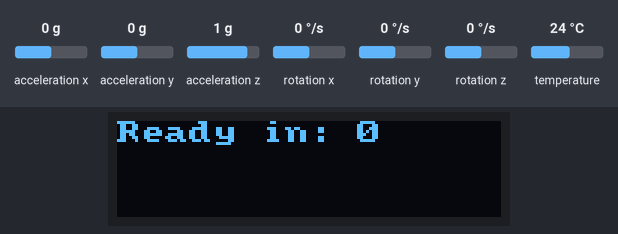
This sketch was run on a simulated Arduino Uno, built with avr-gcc and run on an emulated ATmega328P. On the bench: 128×32 one-colour display. Wiring (inferred from the names in the program): MPU-6050 motion sensor at I2C address 0x68. Inputs (shaded band) come from the test bench; at power-on: acceleration z 1 g, acceleration x 0 g, acceleration y 0 g, rotation x 0 °/s, rotation y 0 °/s, rotation z 0 °/s, temperature 24 °C. What the sketch prints to the serial monitor is not drawn.

Above: at 6.9 s.
7.0 s: acceleration z set to 0 g
At 8.7 s:
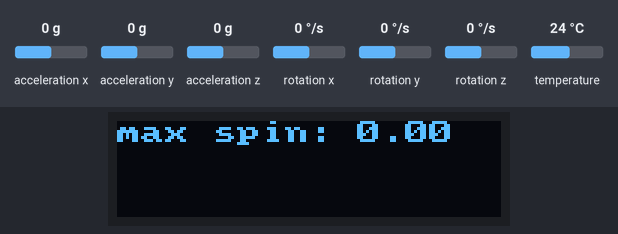
At 10.1 s:
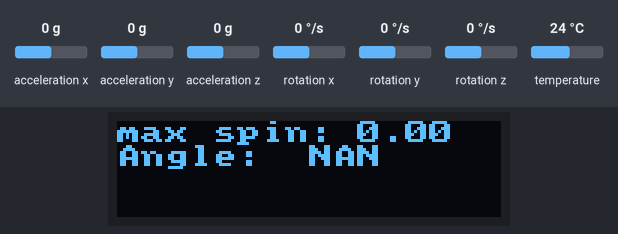
Timing chart, 0 to 11.6 s (numbered marks = the images above; inputs shaded):
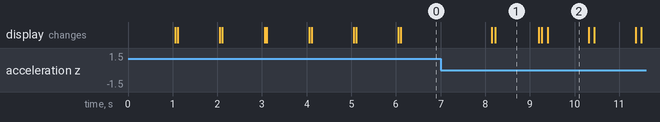

Measured:
- after the input at 7.0 s, the display: first differs from a run without the input after 2.4 s (image 2)
- what the display in image 1 shows lasts 1.0 s, from 8.2 s to 9.2 s
- what the display in image 2 shows lasts 0.9 s, from 9.4 s to 10.3 s

The sketch:

MPU6050_main_with_motion_and_timer.ino
```cpp
#include <math.h>
#include <Adafruit_MPU6050.h>
#include <Adafruit_Sensor.h>
#include "U8x8lib.h"
#include "Wire.h"

U8X8_SSD1306_128X32_UNIVISION_HW_I2C oled(U8X8_PIN_NONE);

// Clear the display no more than once per second
const int MAX_REFRESH = 1000;
unsigned long lastClear = 0;

Adafruit_MPU6050 mpu;

const int MPU_addr=0x68;
int16_t AcX,AcY,AcZ,Tmp,GyX,GyY,GyZ;

int minVal=265;
int maxVal=402;

double angle_x;
double angle_y;
double angle_z;

// parameters for calculating spin
double abs_spin = 0;
double max_spin = 0;
double rad_rpmconvert = 9.549297; // conversion from rad/sec to rpm

// parameters for calculating angle
int angle_state = 0;

double sqrt_mag = 0;
double tilt_angle = 0;
double tilt_angle_degrees = 0;
double ax = 0;
double ay = 0;
double az = 0;

//countdown and sampling timer
unsigned long timer = 6; //counter
unsigned long countdown = 6;
unsigned long sampling = 2; //set the sampling time

unsigned long cd; //countdown timer
unsigned long cd1; //countdown timer

unsigned long cdt;
unsigned long cdt1;

//final results variables
double max_spin_final = 0;
double angle_display = 0; //sample numbers
int i = 0; //used to loop through the array that stores the angle values
int j = 0;
int state = 0; //used to stop the average angle counting function

// variables for calculating wind up
int sampleInterval = 10;  // in milliseconds
int sampleRate = 1000 / sampleInterval;  // can edit the sample rate (1 second / delay time per sample (sampleInterval))
int motionDetect = 0;
int windDetect = 0;

double deltatime = 10 / (double) sampleRate; // adjust with our sample rate

double windMag = 0;
double previous_windMag = 0;
double derivative_mag = 0;
double previous_derivative = 0;

unsigned long before = millis();

// variables for sensor sampling function
unsigned long sampleDelay = 1e6/sampleRate; //Time(μs) between samples
unsigned long timeStart = 0;              //Start time timing variable
unsigned long timeEnd = 0;                  //End time timing variable
int sampleTime = 0; // Time of last sample

void setup() {
  // put your setup code here, to run once:
  setupDisplay();
  Serial.begin(9600);

  Wire.begin();
  Wire.beginTransmission(MPU_addr);
  Wire.write(0x6B);
  Wire.write(0);
  Wire.endTransmission(true);

	if (!mpu.begin()) {
		Serial.println("Failed to find MPU6050 chip");
		while (1) {
		  delay(10);
		}
	}
	Serial.println("MPU6050 Found!");

	// set accelerometer range to +-8G
	mpu.setAccelerometerRange(MPU6050_RANGE_8_G);

	// set gyro range to +- 2000 deg/s
	mpu.setGyroRange(MPU6050_RANGE_2000_DEG);

	// set filter bandwidth to 21 Hz
	mpu.setFilterBandwidth(MPU6050_BAND_21_HZ);

  //initialize the timers
  cd1 = millis();
  cdt1 = millis();
}

void loop() {
  // put your main code here, to run repeatedly:

  cd = millis(); //start the countdown timer
  cdt = millis();

  if(timer>0){
    if(cd - cd1 >= 1000){ //check if a second has passed
      timer = timer - 1;
      cd1 = cd; //reset the timing
    }
    if(cdt - cdt1 >= 1000){
      if(countdown > 0){
        countdown = countdown - 1;
        Serial.print("Ready in: ");
        Serial.println(countdown);
        String countdown_s = String(countdown);
        String countdown_statement = "Ready in: " + countdown_s;
        writeDisplay(countdown_statement.c_str(), 0, true);
      }
      cdt1 = cdt; //reset the countdown display time
    }
  }
  else{
    sensors_event_t a, g, temp;
    mpu.getEvent(&a, &g, &temp);

    // gets angle from accelerometer
    Wire.beginTransmission(MPU_addr);
    Wire.write(0x3B);
    Wire.endTransmission(false);
    Wire.requestFrom(MPU_addr,14,true);
    AcX=Wire.read()<<8|Wire.read();
    AcY=Wire.read()<<8|Wire.read();
    AcZ=Wire.read()<<8|Wire.read();
    int xAng = map(AcX,minVal,maxVal,-90,90);
    int yAng = map(AcY,minVal,maxVal,-90,90);
    int zAng = map(AcZ,minVal,maxVal,-90,90);

    angle_x = RAD_TO_DEG * (atan2(-yAng, -zAng)+PI);  // changes when rotating the frisbee
    angle_y = RAD_TO_DEG * (atan2(-xAng, -zAng)+PI);  // changes when rotating the frisbee
    angle_z = RAD_TO_DEG * (atan2(-yAng, -xAng)+PI);  // changes when spinning

    double spin_rpm_z = rad_rpmconvert * g.gyro.z;

    // main code for detection of wind up
    if(windDetect == 0){
      unsigned long now = millis();
      if(sampleSensors() && Serial.availableForWrite()){
        unsigned long now = millis();

        if(now - before >= 10 / deltatime){ // adjusted to help with motion calculation
          // calculates the derivative process
          windMag = sqrt(sq(ax) + sq(ay) + sq(az));
          derivative_mag = (windMag - previous_windMag) / deltatime;
          Serial.println(derivative_mag);

          previous_windMag = windMag;
          before = now;
        }
        if(derivative_mag > 25 || derivative_mag < -25){  // detects winding up motion
          motionDetect = 1;
          windDetect = 1;
          before = millis();
        }
      }
    }
    else if(windDetect == 1){
      // main code for detecting maximum spin
      if(spin_rpm_z < 0){
        abs_spin = -1 * spin_rpm_z;
      }
      else{
        abs_spin = spin_rpm_z;
      }

      if(max_spin <= abs_spin){
        max_spin = abs_spin;
      }

      // main code for detecting angle
      ax = a.acceleration.x;
      ay = a.acceleration.y;
      az = a.acceleration.z;

      if(angle_state == 0){ // to calculate the instant angle of throw (using tilt angle calculation)
        unsigned long now = millis();
        if(now - before >= 2000){
          sqrt_mag = sqrt(sqrt(sq(ax) + sq(ay))+ sq(az)); // calculates the vector magitude on all three axises
          tilt_angle = asin(az / sqrt_mag);
          tilt_angle_degrees = tilt_angle * (180 / M_PI);
          angle_display = tilt_angle_degrees;
          angle_state = 1;
        }
      }
      else{
        if(sampling > 0){
          max_spin_final = max_spin; //update the max spin final value
          if(cd - cd1 >= 1000){//check sampling time
            sampling = sampling - 1;
            cd1 = cd;
            //Print to serial monitior for testing
            /*
            Serial.print("max spin:");
            Serial.print(max_spin);
	          Serial.println("rpm");
            */
            Serial.print("angle:");
            Serial.print(tilt_angle_degrees);
            Serial.println("degrees");
          }
        // Code for OLED Display
          String maxspin_string = String(max_spin);
          String spin_statement = "max spin: " + maxspin_string;
          writeDisplay(spin_statement.c_str(), 0, true);
        }
        else if(sampling == 0){ //sampling time finishes
          if(state == 0){
            //Print to serial monitior for testing
            Serial.print("max spin: ");
            Serial.print(max_spin);
	          Serial.println("rpm");
            Serial.print("Angle: ");
            Serial.print(angle_display);
            Serial.println("degrees");
          }
          state = 1;

          //show the final results on the OLED
          String maxspin_string = String(max_spin_final);
          String spin_statement = "max spin: " + maxspin_string;
          writeDisplay(spin_statement.c_str(), 0, true);
          String angle_string = String(angle_display);
          String angle_statement = "Angle: " + angle_string;
          writeDisplay(angle_statement.c_str(), 1, false);
        }
      }
    }
  }
}


// code below is for display

void setupDisplay() {
    oled.begin(); // Initializes u8x8 object
    oled.setPowerSave(0); // Makes sure OLED doesn't go to sleep
    oled.setFont(u8x8_font_amstrad_cpc_extended_r); // Set the font
    oled.setCursor(0, 0); //Sets the cursor at the top left corner
}

/*
 * A function to write a message on the OLED display.
 * The “row” argument specifies which row to print on: [0,1,2,3].
 * The “erase” argument specifies if the display should be cleared.
 */
void writeDisplay(const char * message, int row, bool erase) {
    unsigned long now = millis();
    //if erase is true and it's been longer than MAX_REFRESH (1s)
    if(erase && (millis() - lastClear >= MAX_REFRESH)) {
        oled.clearDisplay();
        lastClear = now;
    }
    oled.setCursor(0, row);
    oled.print(message);
}

void writeDisplayCSV(String message, int commaCount) {
     int startIndex = 0;
     for(int i=0; i<=commaCount; i++) {
          // find the index of the comma and store it in startIndex
          int index = message.indexOf(',', startIndex);

          // take everything in the string up until the comma
          String subMessage = message.substring(startIndex, index);

          startIndex = index + 1; // skip over the comma

          // Write the substring onto the OLED!
          writeDisplay(subMessage.c_str(), i, false);
     }
}

// code below is for sampling (functions specifically used for wind up detection)
bool sampleSensors() {
  sensors_event_t a, g, temp;
  mpu.getEvent(&a, &g, &temp);

  timeEnd = micros();
  if(timeEnd - timeStart >= sampleDelay) {
    timeStart = timeEnd;

    // Read the sensors and store their outputs in global variables
    sampleTime = millis();
    ax = a.acceleration.x;
    ay = a.acceleration.y;
    az = a.acceleration.z;
         // values stored in "ax", "ay", and "az"
    return true;
  }

  return false;
}
```
